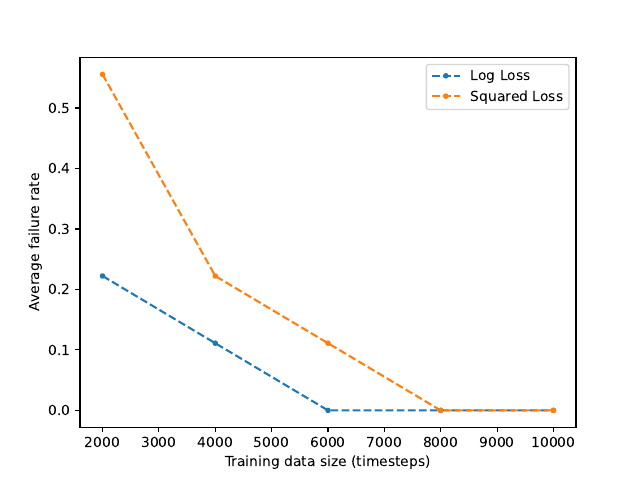

This figure's Python source:
import matplotlib.pyplot as plt

def plot(x, log, sqr, name):
    plt.xlabel('Training data size (timesteps)')
    plt.ylabel('Average failure rate')
    plt.plot(x, log.mean(1), '.--', label='Log Loss')
    plt.plot(x, sqr.mean(1), '.--', label='Squared Loss')
    plt.legend()
    plt.savefig(name)
